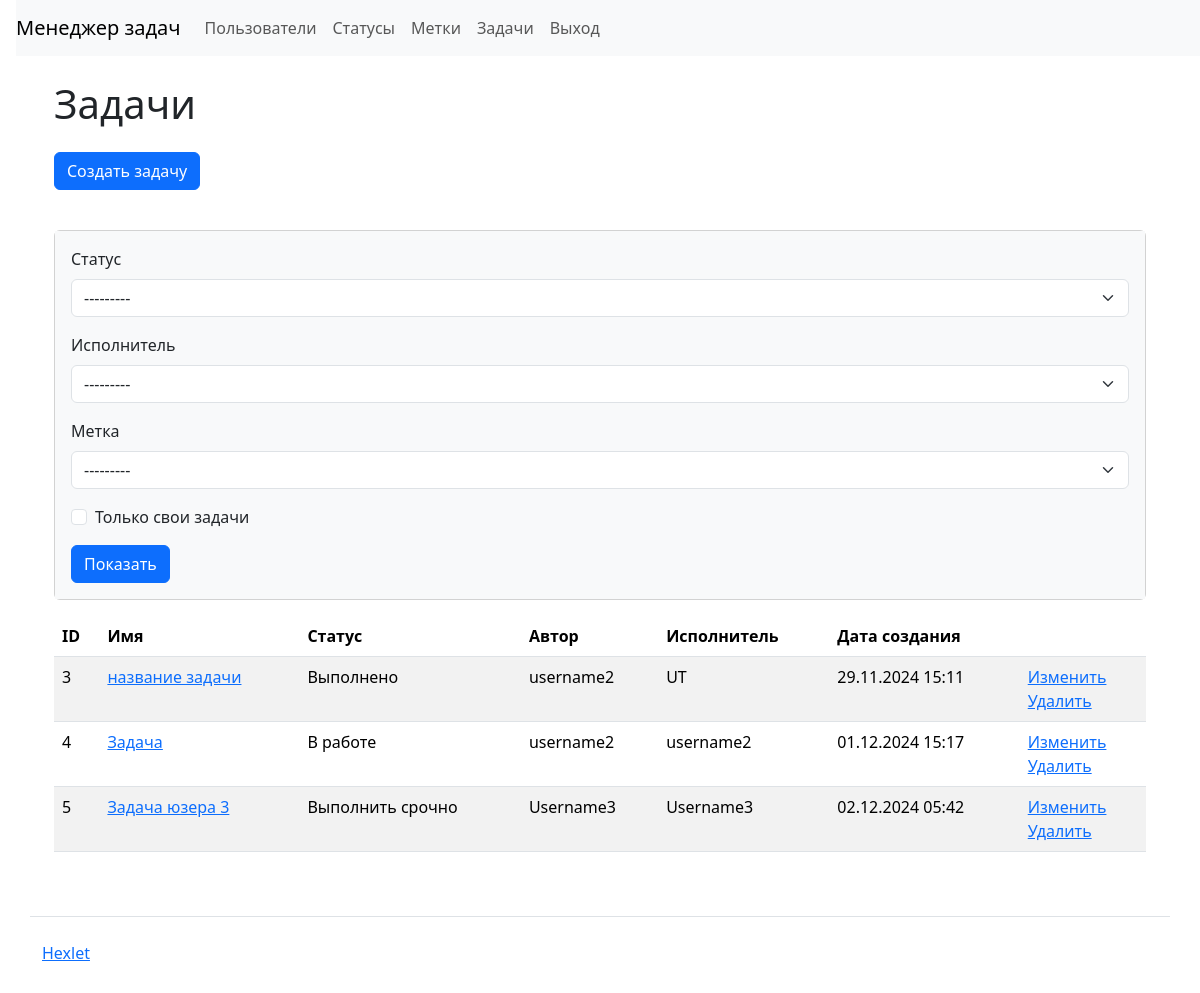
The page /tasks/ (signed in) on the database as committed earlier.
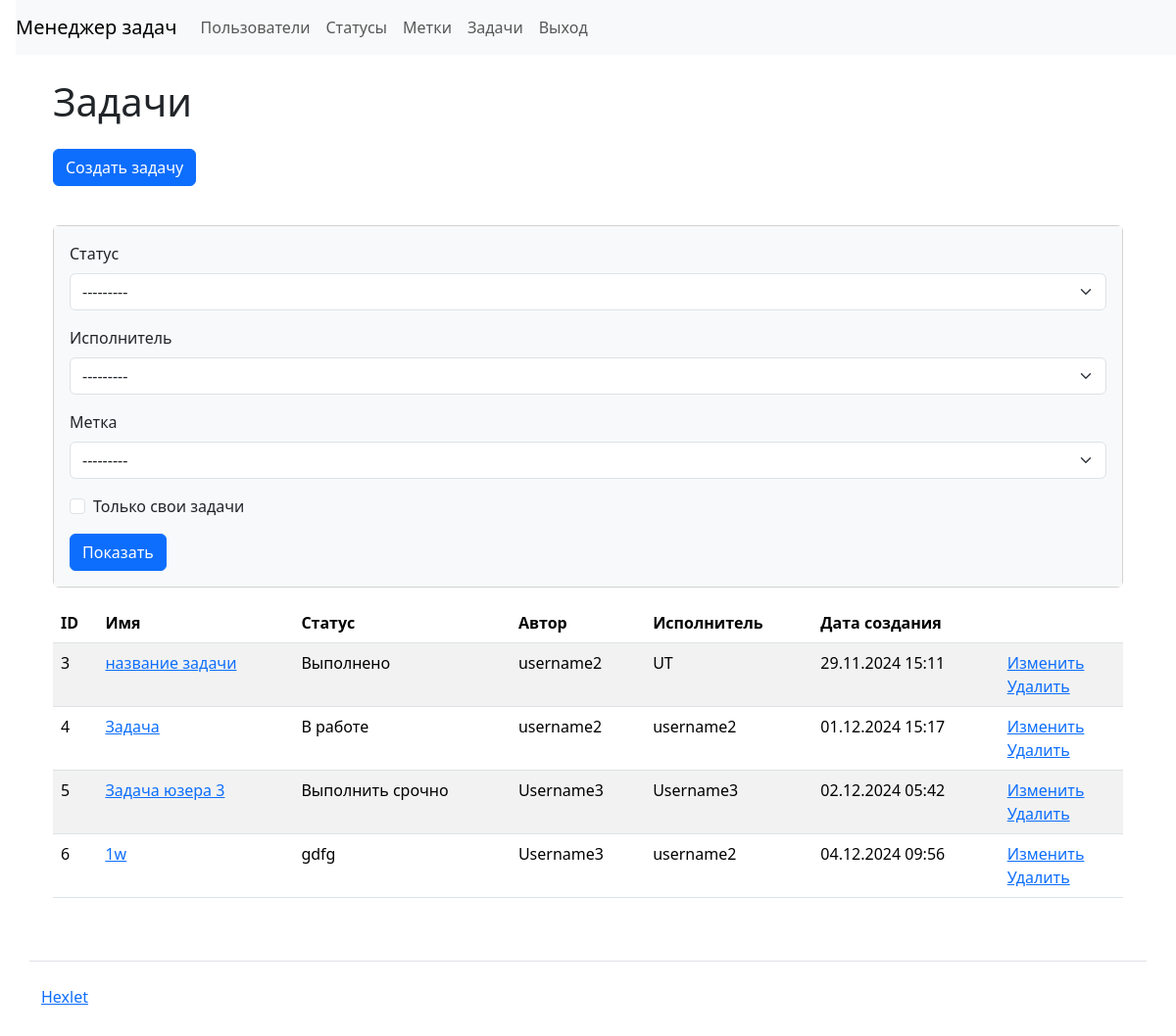
The same page on the database as committed later.
### task_manager/tasks/models.py (models this page shows, shortened)
class Tasks(models.Model):
    task_name = models.CharField(
        max_length=255,
        verbose_name='Имя')
    time_create = models.DateTimeField(
        auto_now_add=True,
        verbose_name='Дата создания')
    description = models.TextField(
        max_length=255,
        blank=True,
        null=True,
        verbose_name='Описание')
    status = models.ForeignKey(
        Statuses,
        on_delete=models.PROTECT,
        null=True,
        verbose_name='Статус',
        related_name='status')
    author = models.ForeignKey(
        get_user_model(),
        on_delete=models.PROTECT,
        null=True,
        related_name='author')
    executor = models.ForeignKey(
        Users,
        on_delete=models.PROTECT,
        null=True,
        verbose_name='Исполнитель',
        related_name='executor')
    labels = models.ManyToManyField(
        Labels,
        blank=True,
        verbose_name='Метки',
        related_name='labels')

### task_manager/statuses/models.py (models this page shows)
class Statuses(models.Model):
    status_name = models.CharField(max_length=255, verbose_name='Имя')
    time_create = models.DateTimeField(
        auto_now_add=True,
        verbose_name='Дата создания')
    def __str__(self):
        return self.status_name

### task_manager/users/models.py (models this page shows)
class Users(AbstractUser):
    time_create = models.DateTimeField(
        auto_now_add=True,
        verbose_name='Дата создания')
    def __str__(self):
        return self.get_full_name()

### task_manager/tasks/views.py (the view)
# urls.py: path('', views.TaskHome.as_view(),
class TaskHome(LoginRequiredMixin,
               SuccessMessageMixin,
               FilterView,
               ListView):
    template_name = 'tasks/tasks.html'
    context_object_name = 'tasks1'
    filterset_class = FilterTasks
    allow_empty = False
    extra_context = {
        'title': 'Задачи',
        'button_text': 'Показать',
    }
    def get_queryset(self):
        return Tasks.objects.all()

### task_manager/labels/models.py (called while the page is built)
    def __str__(self):
        return self.label_name

### task_manager/templates/tasks/tasks.html
{% extends 'base.html' %}
{% load django_bootstrap5 %}
{% block content %}
<div class="container wrapper flex-grow-1">
  <h1 class="my-4">{{ title }}</h1>
  <a class="btn btn-primary mb-3" href="{% url 'create_task' %}" role="button">Создать задачу</a>
<div class="card mb-3 my-4">
  <div class="card-body bg-light">
    <form class="form-inline center" method="get">
      {% bootstrap_form filter.form field_class="ml-2 mr-3" %}
      {% bootstrap_button button_text button_type="submit" button_class="btn btn-primary" %}
    </form>
  </div>
</div>
  <table class="table table-striped">
    <thead>
      <tr>
        <th>ID</th>
        <th>Имя</th>
        <th>Статус</th>
        <th>Автор</th>
        <th>Исполнитель</th>
        <th>Дата создания</th>
        <th></th>
      </tr>
    </thead>
    <tbody>
      {% for task in tasks1 %}
        <tr>
          <td>{{ task.id }}</td>
          <td>
            <a href="{% url 'task' task.id %}">{{ task.task_name }}</a>
          </td>
          <td>{{ task.status.status_name }}</td>
          <td>{{ task.author.username }}</td>
          <td>{{ task.executor.username }}</td>
          <td>{{ task.time_create|date:"d.m.Y H:i" }}</td>
          <td>
            <a href="{% url 'task_update' task.id %}">Изменить</a>
            <br>
            <a href="{% url 'task_delete' task.id %}">Удалить</a>
          </td>
        </tr>
      {% endfor %}
    </tbody>
  </table>
      </div>
{% endblock %}

Rows that differ between the two databases and show on the page:
added Tasks: id "6", task_name "1w", status.status_name "gdfg", author.username "Username3", executor.username "username2", time_create "04.12.2024 09:56"
